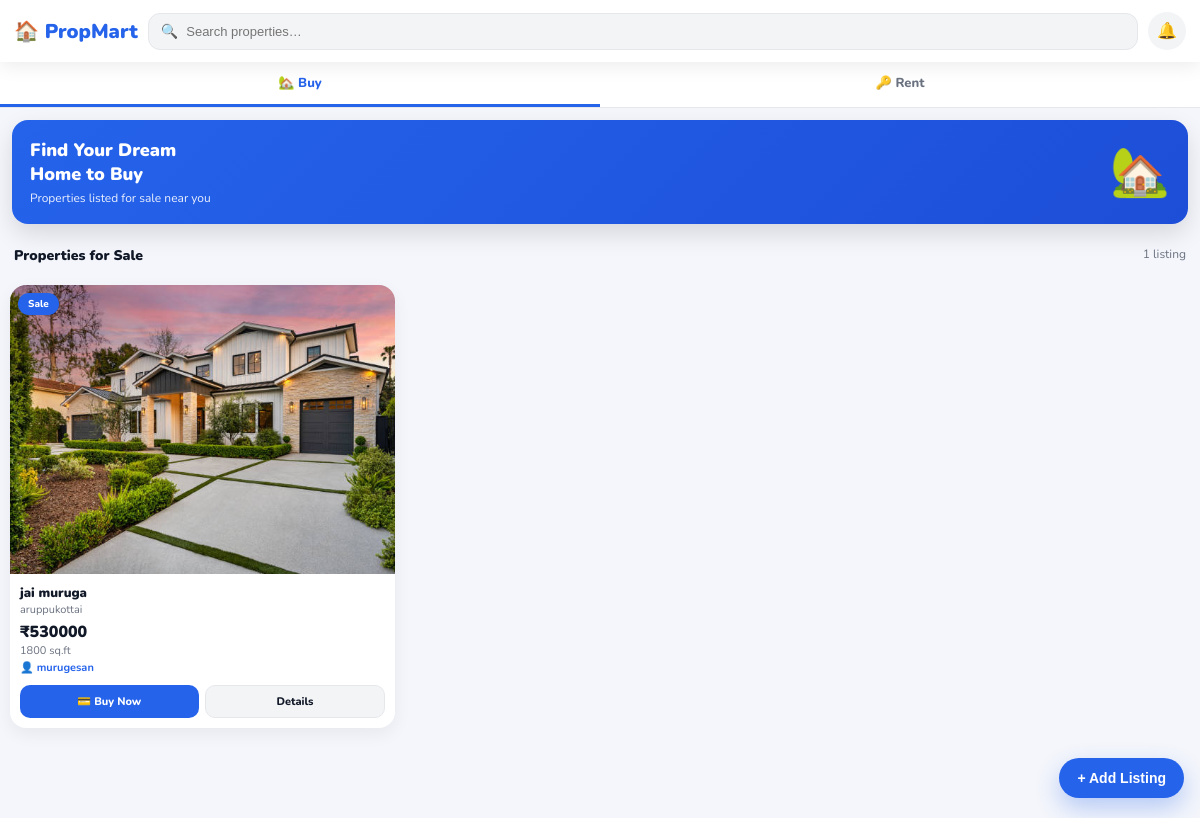
Page /sell/ on the committed database.
### property/models.py (models this page shows, shortened)
class BuyerListing(models.Model):
    house_name  = models.CharField(max_length=200)
    owner_name  = models.CharField(max_length=200)
    sqft        = models.PositiveIntegerField()
    price       = models.DecimalField(max_digits=12, decimal_places=2)
    description = models.TextField()
    address     = models.TextField()
    location    = models.CharField(max_length=200)
    house_photo = models.ImageField(upload_to='buyer_photos/', blank=True, null=True)
    created_at  = models.DateTimeField(auto_now_add=True)
    class Meta:
        ordering = ['-created_at']

### property/views.py (the view, shortened to what this page needs)
# urls.py: path('sell/', views.sell, name='sell'),
def sell(request):
    context = {
        'buyer_listings':  BuyerListing.objects.all(),
        'tenant_listings': TenantListing.objects.all(),
    }
    return render(request, 'sell.html', context)

### templates/sell.html (shortened to what this page needs)
<!DOCTYPE html>
<html lang="en">
<head>
</head>
<body>
<div class="topbar">
  <div class="logo-t">🏠 PropMart</div>
  <div class="search-b">
    <span style="font-size:14px">🔍</span>
    <input type="text" id="searchInput" placeholder="Search properties…" oninput="doSearch(this.value)"/>
  </div>
  <div class="t-icon">🔔</div>
</div>
<div class="tabbar">
  <div class="tab ab" id="tabBuy" onclick="switchTab('buyer')">🏡 Buy</div>
  <div class="tab" id="tabRent" onclick="switchTab('tenant')">🔑 Rent</div>
</div>
<div id="secB">
  <div class="banner bb">
    <div><h2>Find Your Dream<br>Home to Buy</h2><p>Properties listed for sale near you</p></div>
    <div class="banner-em">🏡</div>
  </div>
  <div class="sec-hdr">
    <div class="sec-title">Properties for Sale</div>
    <div class="sec-cnt">{{ buyer_listings|length }} listing{{ buyer_listings|length|pluralize }}</div>
  </div>
  <div class="grid" id="gridB">
    {% for p in buyer_listings %}
    <div class="pcard">
      <span class="pbadge bs">Sale</span>
      <div class="pcard-ph">
        {% if p.house_photo %}
          <img src="{{ p.house_photo.url }}" alt="{{ p.house_name }}"/>
        {% else %}
          <span style="font-size:40px">🏠</span>
        {% endif %}
      </div>
      <div class="pbody">
        <div class="pname">{{ p.house_name }}</div>
        <div class="ploc">{{ p.location }}</div>
        <div class="pprice">&#8377;{{ p.price|floatformat:0 }}</div>
        <div class="psqft">{{ p.sqft }} sq.ft</div>
        <div class="powner">&#128100; {{ p.owner_name }}</div>
      </div>
      <div class="card-btns">
        <button class="pbtn-buy"
          data-mode="sale"
          data-name="{{ p.house_name|escapejs }}"
          data-price="{{ p.price }}"
          data-owner="{{ p.owner_name|escapejs }}"
          data-loc="{{ p.location|escapejs }}"
          data-addr="{{ p.address|escapejs }}"
          data-sqft="{{ p.sqft }}"
          data-desc="{{ p.description|escapejs }}"
          data-img="{{ p.house_photo.url|default:'' }}"
          onclick="openUserInfoDjango(this)">
          &#128179; Buy Now
        </button>
        <button class="pbtn-det"
          data-mode="sale"
          data-name="{{ p.house_name|escapejs }}"
          data-price="{{ p.price }}"
          data-owner="{{ p.owner_name|escapejs }}"
          data-loc="{{ p.location|escapejs }}"
          data-addr="{{ p.address|escapejs }}"
          data-sqft="{{ p.sqft }}"
          data-desc="{{ p.description|escapejs }}"
          data-img="{{ p.house_photo.url|default:'' }}"
          onclick="openDetailDjango(this)">
          Details
        </button>
      </div>
    </div>
    {% empty %}
    <div class="empty-msg" style="grid-column:1/-1">No listings yet.<br>Tap + Add Listing to get started!</div>
    {% endfor %}
  </div>
</div>
<button class="fab" onclick="openForm()">+ Add Listing</button>
</body>
</html>

### templates/sell.html (style rules this page uses)
*,*::before,*::after { box-sizing:border-box;margin:0;padding:0 }
:root { --primary:#2563eb;--primary2:#1d4ed8;--accent:#2563eb; --bg:#f4f6fb;--card:#ffffff;--text:#111827;--muted:#6b7280; --border:#e5e7eb;--green:#16a34a; }
body { font-family:'Nunito',sans-serif;background:var(--bg);color:var(--text);min-height:100vh;padding-bottom:80px; }
.topbar { background:#fff;padding:12px 14px;display:flex;align-items:center;gap:10px;position:sticky;top:0;z-index:200;box-shadow:0 4px 18px rgba(0,0,0,.08); }
.logo-t { font-size:20px;font-weight:900;color:var(--primary); }
.search-b { flex:1;display:flex;align-items:center;background:#f3f4f6;border-radius:12px;padding:8px 12px;gap:8px;border:1px solid var(--border); }
.search-b input { border:none;outline:none;font-size:13px;flex:1;background:transparent; }
.t-icon { width:38px;height:38px;border-radius:50%;background:#f3f4f6;display:flex;align-items:center;justify-content:center;cursor:pointer; }
.tabbar { background:#fff;display:flex;border-bottom:1px solid var(--border);position:sticky;top:60px;z-index:100; }
.tab { flex:1;padding:12px;text-align:center;font-size:13px;font-weight:800;color:var(--muted);cursor:pointer;border-bottom:3px solid transparent;transition:.2s; }
.tab.ab { color:var(--primary);border-bottom-color:var(--primary) }
.banner { margin:12px;border-radius:16px;padding:18px;color:#fff;display:flex;justify-content:space-between;align-items:center;box-shadow:0 10px 25px rgba(0,0,0,.12); }
.bb { background:linear-gradient(135deg,var(--primary),var(--primary2)) }
.banner h2 { font-size:18px;font-weight:900 }
.banner p { font-size:12px;opacity:.9;margin-top:4px }
.banner-em { font-size:48px }
.sec-hdr { padding:10px 14px;display:flex;justify-content:space-between; }
.sec-title { font-size:14px;font-weight:900 }
.sec-cnt { font-size:12px;color:var(--muted) }
.grid { display:grid;grid-template-columns:1fr 1fr;gap:12px;padding:10px; }
.pcard { background:var(--card);border-radius:16px;overflow:hidden;box-shadow:0 6px 18px rgba(0,0,0,.06);position:relative; }
.pcard-ph { width:100%;aspect-ratio:4/3;display:flex;align-items:center;justify-content:center;font-size:40px;background:#f3f4f6;overflow:hidden; }
.pcard-ph img { width:100%;height:100%;object-fit:cover; }
.pbadge { position:absolute;top:8px;left:8px;padding:4px 10px;font-size:10px;font-weight:800;border-radius:20px;color:#fff;z-index:2; }
.bs { background:var(--primary) }
.pbody { padding:10px }
.pname { font-size:13px;font-weight:900 }
.ploc { font-size:11px;color:var(--muted) }
.pprice { font-size:16px;font-weight:900;margin-top:4px }
.psqft { font-size:11px;color:var(--muted) }
.powner { font-size:11px;color:var(--primary);margin-top:2px;font-weight:700; }
.card-btns { display:flex;gap:6px;padding:0 10px 10px; }
.pbtn-buy { flex:1;padding:8px;border-radius:10px;font-size:11px;font-weight:800;border:none;cursor:pointer;background:var(--primary);color:#fff;font-family:'Nunito',sans-serif; }
.pbtn-det { flex:1;padding:8px;border-radius:10px;font-size:11px;font-weight:800;border:1px solid var(--border);cursor:pointer;background:#f3f4f6;color:var(--text);font-family:'Nunito',sans-serif; }
.fab { position:fixed;bottom:20px;right:16px;padding:12px 18px;border-radius:30px;border:none;font-weight:900;color:#fff;background:var(--primary);box-shadow:0 10px 25px rgba(37,99,235,.3);cursor:pointer;font-size:14px;z-index:300; }
@media (min-width:600px) { .grid { grid-template-columns:repeat(3,1fr) } }

### rows in the picture
BuyerListing: house_photo (picture), house_name "jai muruga", location "aruppukottai", price "530000", sqft "1800", owner_name "murugesan"

### other values in the picture
{{ buyer_listings|length }} "1"
